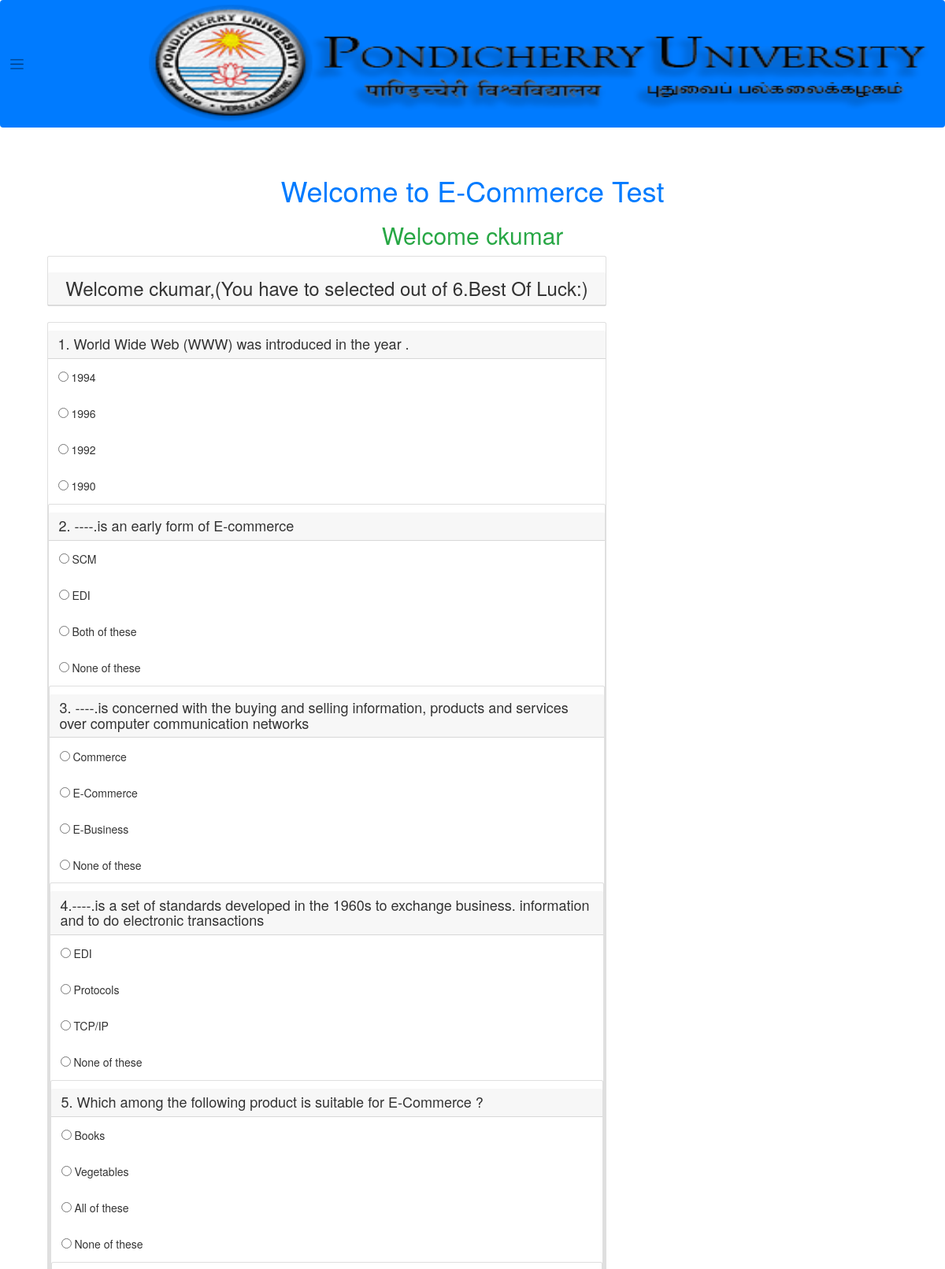
Screenshot of /quiz.php (signed in, upper part) with the database file from the repository.
### tables this page shows
CREATE TABLE `questions` (
  `q_id` int(250) NOT NULL,
  `question` varchar(300) NOT NULL,
  `ans_id` int(250) NOT NULL
);

CREATE TABLE `answers` (
  `a_id` int(250) NOT NULL,
  `answer` varchar(250) NOT NULL,
  `ans_id` int(250) NOT NULL
);

### quiz.php (the view, shortened to what this page needs)
<?php
$con= mysqli_connect('localhost','root');
mysqli_select_db($con, 'quizdbase');
?>
<!DOCTYPE html>
<html>
<head>
	<link rel="stylesheet" href="https://stackpath.bootstrapcdn.com/boot strap/4.1.3/css/bootstrap.min.css">
   <link rel="stylesheet" href="https://maxcdn.bootstrapcdn.com/bootstrap/3.3.7/css/bootstrap.min.css">
</head>
<body>
	<nav class="navbar navbar-expand-lg navbar-light bg-primary" style="background-color:blue;">
    <span class="navbar-toggler-icon"></span>
  <img src="pondiuni.jpg" width="1000" height="150"/>
</nav>
	<div class="container">
<br> <h1 class="text-center text-primary">Welcome to E-Commerce Test</h1>
<h2 class="text-center text-success"> Welcome <?php echo $_SESSION['username']; ?> </h2>
<div class="col-lg-8 m-auto d-block">
<div class="card">
<h3 class="text-center card-header"> Welcome <?php echo $_SESSION['username']; ?>,(You have to selected out of 6.Best Of Luck:)</h3>
</div><br>
<form action="check.php" method='post'>
 <?php
 for($i=1; $i <11; $i++){
$q=" select * from questions where q_id=$i";
$query= mysqli_query($con,$q);
while ($rows=mysqli_fetch_array($query)) {
	?>
<div class="card">
<h4 class="card-header"> <?php echo $rows['question'] ?> </h4>
   <?php
      $q=" select * from answers where ans_id=$i";
     $query= mysqli_query($con,$q);
     while ($rows=mysqli_fetch_array($query)) {
	?>
<div class="card-body">
	<input type="radio" name="quizcheck<?php echo $rows['ans_id']; ?>" value=" <?php echo $rows['a_id']; ?>">
  <?php echo  $rows['answer']; ?>
</div>
<?php
    }
}
}
    ?>
</form>
</div>
</div>
<br><br>
	</body>
	</html>

### rows the page displays
questions: question "1. World Wide Web (WWW) was introduced in the year ."
answers: answer "1994"
answers: answer "1996"
answers: answer "1992"
answers: answer "1990"
questions: question "2. ----.is an early form of E-commerce"
answers: answer "SCM"
answers: answer "EDI"
answers: answer "Both of these"
answers: answer "None of these"
questions: question "3. ----.is concerned with the buying and selling information, products and services over computer communication networks"
answers: answer "Commerce"
answers: answer "E-Commerce"
answers: answer "E-Business"
answers: answer "None of these"
questions: question "4.----.is a set of standards developed in the 1960s to exchange business. information and to do electronic transactions"
answers: answer "EDI"
answers: answer "Protocols"
answers: answer "TCP/IP"
answers: answer "None of these"
questions: question "5. Which among the following product is suitable for E-Commerce ?"
answers: answer "Books"
answers: answer "Vegetables"
answers: answer "All of these"
answers: answer "None of these"

### other values shown
$_SESSION['username'] "ckumar"
